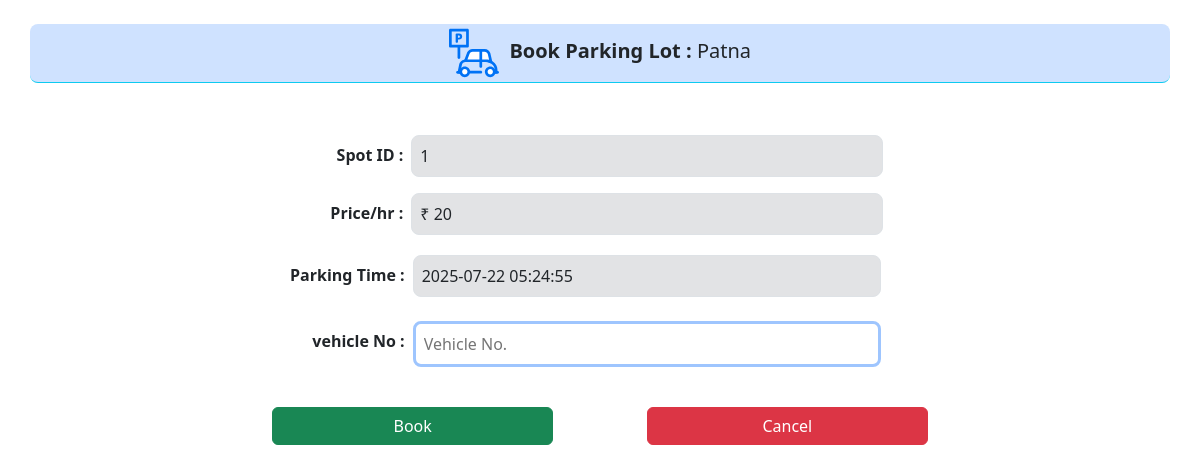
/book/1 (signed in), run on an earlier commit of the app's database.
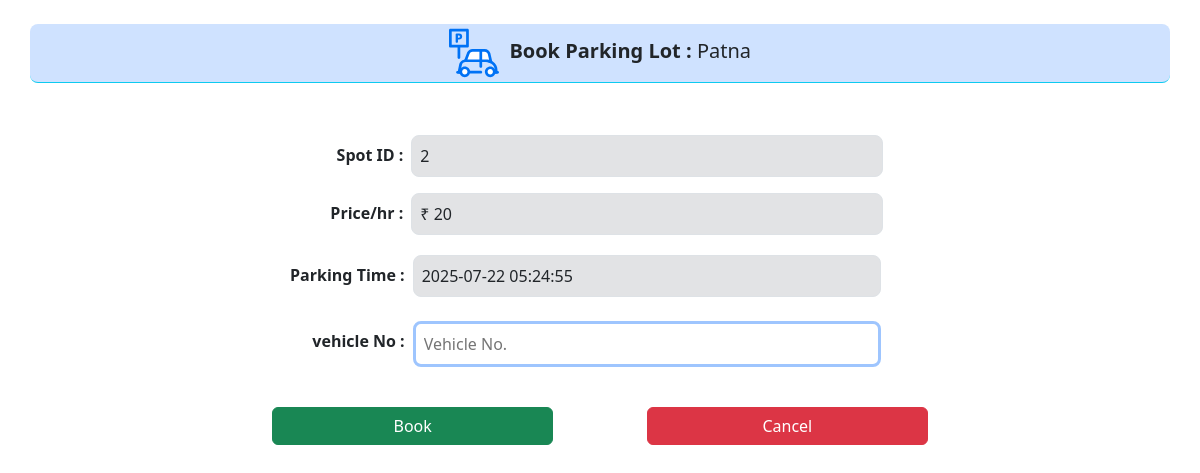
And on a later commit of the database.
### application/models.py (models this page shows)
class Parking_spot(db.Model):
    id = db.Column(db.Integer, primary_key=True ,autoincrement=True)
    lot_id = db.Column(db.Integer(), db.ForeignKey('parking_lot.id'), nullable=False)
    booking_id=db.Column(db.Integer(), nullable=True)
    is_occupied = db.Column(db.Boolean, default=False)
    bookings = db.relationship('Booking', backref='parking_spot', lazy=True, order_by='Booking.parking')

### application/controllers.py (the view, shortened to what this page needs)
@app.route("/book/<int:id>", methods=["GET","POST"])
def book(id):
    if 'user' not in session:
        return redirect(url_for('login'))
    u=User.query.get(session['user'])
    if u.is_admin:
        return redirect(url_for('admin'))
    lot=Parking_lot.query.get(id)
    time=datetime.now()
    spot=None
    for s in lot.spots:
        if not s.is_occupied:
            spot=s
            break
    if not spot:
        flash("Parking Lot is full")
        return redirect(url_for('user'))
    return render_template("book.html", lot=lot, time=time, spot=spot)

### templates/book.html
{% extends 'template.jinja' %}
{% block body %}
<div class="container mt-4">
    <div class="row rounded-3 border-bottom border-info mb-5 bg-primary-subtle justify-content-center">
        <div class="col fs-5 p-1 text-center"> <img src="/static/parking.svg" width="50" height="50" alt="ParkHere">
            <b>&nbsp;Book Parking Lot : </b>{{lot.prime_location}}
        </div>
    </div>
    <div class="row justify-content-center mb-2 p-1">
        <div class="col-3 p-2 text-end"> <b>Spot ID :</b>
        </div>
        <div class="col-5 bg-secondary-subtle border rounded-3 p-2 ">{{spot.id}}
        </div>
        <div class="col-2 ">
        </div>
    </div>
    <div class="row justify-content-center mb-2 p-1">
        <div class="col-3 p-2 text-end"> <b>Price/hr :</b>
        </div>
        <div class="col-5 bg-secondary-subtle border rounded-3 p-2 ">₹ {{lot.price}}
        </div>
        <div class="col-2 ">
        </div>
    </div>
    <div class="row justify-content-center mb-2 p-2">
        <div class="col-3 p-2 text-end"> <b>Parking Time :</b>
        </div>
        <div class="col-5 bg-secondary-subtle border rounded-3 p-2 ">{{time}}
        </div>
        <div class="col-2 ">
        </div>
    </div>
    <form method="post">
        <div class="row justify-content-center mb-4 p-2">
            <div class="col-3 p-2 text-end"> <b>vehicle No :</b>
            </div>
            <input class="col-5 border border-3 border-primary-subtle rounded-3 p-2"
                   type="text" placeholder="Vehicle No." name="vehicle">
            <div class="col-2">
            </div>
        </div>
        <div class="row justify-content-center mb-2 p-2">
            <button class='col-3 btn btn-success' type="submit" name="action" value="book">Book</button>
            <div class="col-1 ">
            </div>
            <a class='col-3 btn btn-danger' href="/">Cancel</a>
        </div>
    </form>
</div>
{% endblock %}

What changed in the data, as far as the page shows it:
removed Parking_spot: id "1"
now on this page (row unchanged): Parking_spot: id "2"
